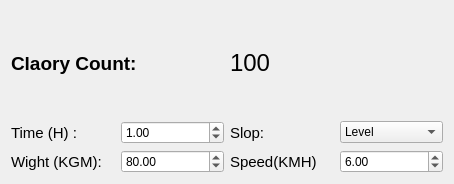
<?xml version="1.0" encoding="UTF-8"?>
<ui version="4.0">
 <class>Calory_calculator</class>
 <widget class="QWidget" name="Calory_calculator">
  <property name="geometry">
   <rect>
    <x>0</x>
    <y>0</y>
    <width>454</width>
    <height>184</height>
   </rect>
  </property>
  <property name="windowTitle">
   <string>Widget</string>
  </property>
  <layout class="QVBoxLayout" name="verticalLayout">
   <item>
    <layout class="QHBoxLayout" name="horizontalLayout_7">
     <item>
      <widget class="QLabel" name="label">
       <property name="font">
        <font>
         <pointsize>14</pointsize>
         <bold>true</bold>
        </font>
       </property>
       <property name="text">
        <string>Claory Count:</string>
       </property>
      </widget>
     </item>
     <item>
      <widget class="QLabel" name="CaloryCountLabel">
       <property name="font">
        <font>
         <pointsize>18</pointsize>
        </font>
       </property>
       <property name="text">
        <string>100</string>
       </property>
      </widget>
     </item>
    </layout>
   </item>
   <item>
    <layout class="QHBoxLayout" name="horizontalLayout_5">
     <item>
      <layout class="QHBoxLayout" name="horizontalLayout">
       <item>
        <widget class="QLabel" name="TimeLabel">
         <property name="font">
          <font>
           <pointsize>11</pointsize>
          </font>
         </property>
         <property name="text">
          <string>Time (H) :</string>
         </property>
        </widget>
       </item>
       <item>
        <widget class="QDoubleSpinBox" name="TimeSpinBox">
         <property name="value">
          <double>1.000000000000000</double>
         </property>
        </widget>
       </item>
      </layout>
     </item>
     <item>
      <layout class="QHBoxLayout" name="horizontalLayout_3">
       <item>
        <widget class="QLabel" name="SlopLabel">
         <property name="font">
          <font>
           <pointsize>11</pointsize>
          </font>
         </property>
         <property name="text">
          <string>Slop:</string>
         </property>
        </widget>
       </item>
       <item>
        <widget class="QComboBox" name="SlopComboBox">
         <item>
          <property name="text">
           <string>Level</string>
          </property>
         </item>
        </widget>
       </item>
      </layout>
     </item>
    </layout>
   </item>
   <item>
    <layout class="QHBoxLayout" name="horizontalLayout_6">
     <item>
      <layout class="QHBoxLayout" name="horizontalLayout_2">
       <item>
        <widget class="QLabel" name="WightLabel">
         <property name="font">
          <font>
           <pointsize>11</pointsize>
          </font>
         </property>
         <property name="text">
          <string>Wight (KGM):</string>
         </property>
        </widget>
       </item>
       <item>
        <widget class="QDoubleSpinBox" name="WeightSpinBox">
         <property name="value">
          <double>80.000000000000000</double>
         </property>
        </widget>
       </item>
      </layout>
     </item>
     <item>
      <layout class="QHBoxLayout" name="horizontalLayout_4">
       <item>
        <widget class="QLabel" name="SpeedLabel">
         <property name="font">
          <font>
           <pointsize>11</pointsize>
          </font>
         </property>
         <property name="text">
          <string>Speed(KMH)</string>
         </property>
        </widget>
       </item>
       <item>
        <widget class="QDoubleSpinBox" name="SpeedSpinBox">
         <property name="value">
          <double>6.000000000000000</double>
         </property>
        </widget>
       </item>
      </layout>
     </item>
    </layout>
   </item>
  </layout>
 </widget>
 <resources/>
 <connections/>
</ui>
